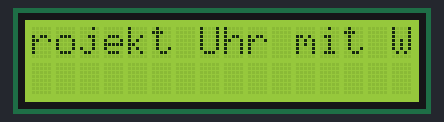
This sketch was run on a simulated Arduino Uno, built with avr-gcc and run on an emulated ATmega328P. On the bench: 16×2 character LCD. What the sketch prints to the serial monitor is not drawn.

Above: at 0.23 s.
At 0.84 s:
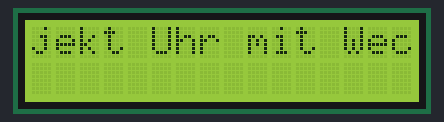
At 1.44 s:
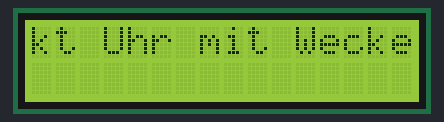
At 2.94 s:
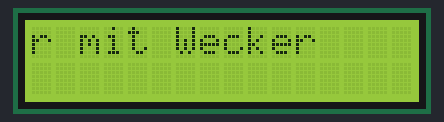
At 4.45 s:
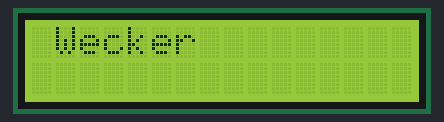
At 5.96 s:
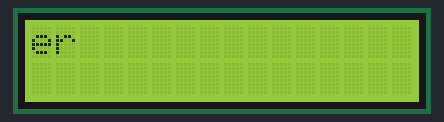

The sketch:

Uhrzeit_in_Laufschrift.ino
```cpp
#include <Wire.h>
#include <LiquidCrystal_I2C.h>

// LCD I2C Adresse und Dimensionen
LiquidCrystal_I2C lcd(0x27, 16, 2);

void setup() {
  Serial.begin(9600); // Serielle Kommunikation beginnen
  Serial.println("LCD Initialisierung startet...");

  // Initialisierung des LCD
  lcd.init();  // Initialisiere das LCD
  lcd.backlight();

  // LCD löschen und initialen Text ausgeben
  lcd.clear();
  lcd.setCursor(0, 0);
  lcd.print("Projekt Uhr mit Wecker");
}

void loop() {
  // Text scrollen lassen
  for (int positionCounter = 0; positionCounter < 20; positionCounter++) {
    lcd.scrollDisplayLeft();
    delay(300); // Warte 300 Millisekunden für langsameres Scrollen
  }

  // Text zurücksetzen
  lcd.clear();
  lcd.setCursor(0, 0);
  lcd.print("Projekt Uhr mit Wecker");
}
```

Measured:
- by itself, everything shown: repeats every 6.0 s, in 21 steps
